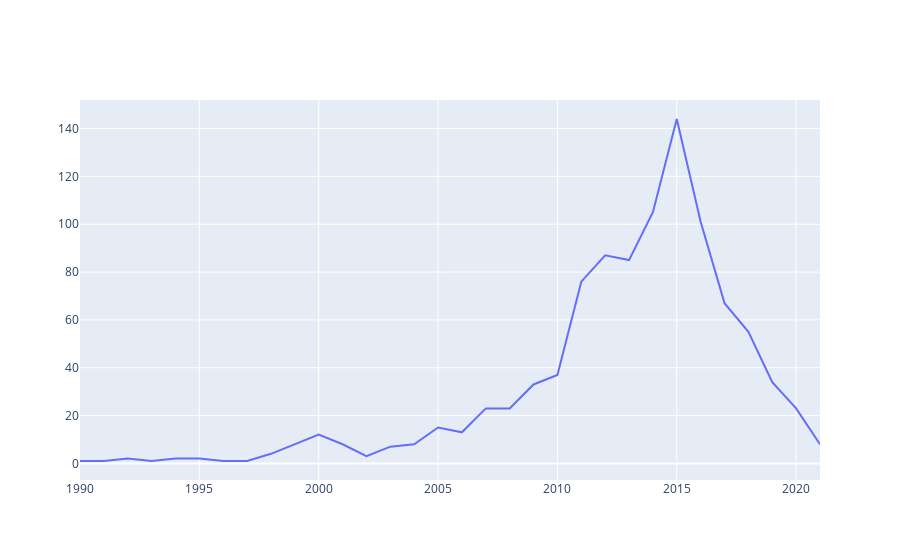

Write notebook code for a chart like this one.
### Code cell
df_with_fyear = df[~df['Founded Year'].isna()]
#df_with_fyear=df_with_fyear[df_with_fyear['Industry']=="Other"]
num_by_founded_year = df_with_fyear["Founded Year"].value_counts().reset_index()
num_by_founded_year.columns=["index", "Founded Year"]
num_by_founded_year["index"] = num_by_founded_year["index"].astype(np.int64)
num_by_founded_year = num_by_founded_year[num_by_founded_year["index"] >= 1990]
num_by_founded_year.sort_values(by=["index"], inplace=True)
years = pd.DataFrame({"years" : num_by_founded_year["index"]})

fig1 = go.Figure()
fig1.add_trace(go.Scatter(x=num_by_founded_year["index"], y=num_by_founded_year["Founded Year"],
                            mode='lines',
                           name='lines')
               )
#from here we can neglect it or hash it 
# updatemenu = []
# buttons = []

# buttons.append(dict(method='update',
#                          label="All industries",
#                          visible=True,
#                          args=[{'y':[num_by_founded_year["Founded Year"]],
#                                 'x':[num_by_founded_year["index"]],
#                                 'type':'scatter'},
#                               {'title': "Number of unicorns in All industries since 1990"}],
#                         )
#                    )

# for indst in df.Industry.unique():
#     selected_industry = df_with_fyear[df_with_fyear["Industry"] == indst]
#     temp_vc = selected_industry["Founded Year"].value_counts().reset_index()
#     temp_vc.columns=["index", "Founded Year"]
#     temp_vc["index"] = temp_vc["index"].astype(np.int64)
#     temp_vc.sort_values(by=["index"], inplace=True)
#     result = years.set_index('years').join(temp_vc.set_index('index'), how='left').fillna(0)
#     result["Founded Year"] = result["Founded Year"].astype(int)
#     buttons.append(dict(method='update',
#                         label=indst,
#                         visible=True,
#                         args=[{'y':[result["Founded Year"]],
#                                'x':[years["years"]],
#                                'type':'scatter'},
#                                {'title': f"Number of unicorns in {indst} since 1990"}],
#                         )
#                   )

# updatemenu = [dict()]

# updatemenu[0]['buttons'] = buttons
# updatemenu[0]['direction'] = 'down'
# updatemenu[0]['showactive'] = True

# fig1.update_layout(showlegend=False, updatemenus=updatemenu)
# fig1.update_layout(
#     title = "Number of unicorns in All industries since 1990",
#     xaxis_title='Founded Year',
#     yaxis_title='Unicorns count')
# fig1.show()

### Figure 1 — Plotly figure (JSON) as saved in the notebook; plotly's stock layout.template omitted (floating-point values rounded to 4 significant figures)
{"data": [{"mode": "lines", "name": "lines", "type": "scatter", "x": [1990, 1991, 1992, 1993, 1994, 1995, 1996, 1997, 1998, 1999, 2000, 2001, 2002, 2003, 2004, 2005, 2006, 2007, 2008, 2009, 2010, 2011, 2012, 2013, 2014, 2015, 2016, 2017, 2018, 2019, 2020, 2021], "y": [1, 1, 2, 1, 2, 2, 1, 1, 4, 8, 12, 8, 3, 7, 8, 15, 13, 23, 23, 33, 37, 76, 87, 85, 105, 144, 101, 67, 55, 34, 23, 8]}], "layout": {}}
